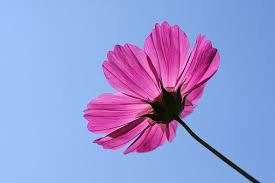
#> input picture codigos/flor.jpg, 275 x 183 px
$ python topico7.py
#> lines starting #> are read from the running program, lines starting #| are printed output that depends on the picture; after the words box and inside, x2 and y2 are one past the last pixel; in counts of white or black regions, pixels touching at a corner belong together
"""Abrir uma imagem colorida, transformar em tom de cinza,
visualizar imagem de entrada.
Apliquem uma limiarização (thresholding),
visualizem os resultados e salvem.
Obs: busquem compreender os resultados da técnica."""

import cv2

imagem = cv2.imread('flor.jpg')
#> imagem is the input picture: shape (183, 275, 3); mean B, G, R 214.5, 153.5, 150.5

imagem_cinza = cv2.cvtColor(imagem, cv2.COLOR_BGR2GRAY)
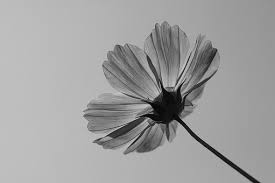
#> imagem_cinza: shape (183, 275); min 1, max 205, mean 159.6

# Applicando o threshold
ret, threshold_imagem = cv2.threshold(imagem_cinza, 70, 255, cv2.THRESH_BINARY)
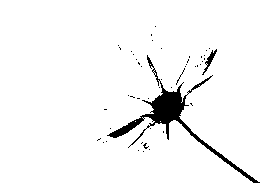
#> threshold_imagem: shape (183, 275); 96% white; 47 black regions (45 under 20 px), largest, box (x1, y1, x2, y2) and area: (107, 55, 260, 183) 1791, (202, 49, 217, 75) 96

# Show the input image
cv2.imshow('Input grayscale image', imagem_cinza)

# Show the result of the threshold
cv2.imshow('Canny filter result', threshold_imagem)

cv2.waitKey(0)

# Save the results
cv2.imwrite('canny_filter_result.jpg', threshold_imagem)
